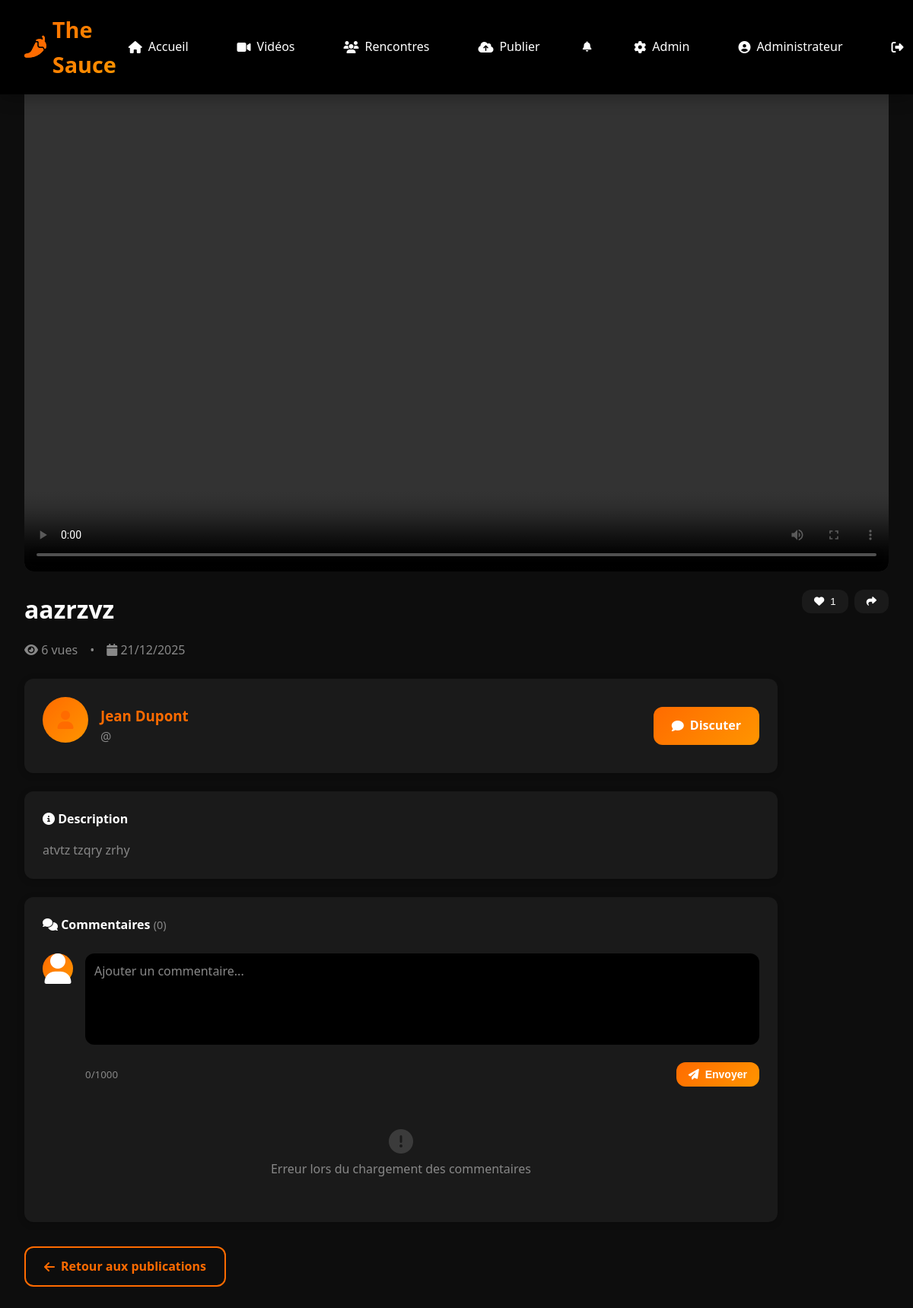
The page /watch/1 (signed in) on the database its author committed.
### simple_video_chat/models.py (models this page shows, shortened)
class User(db.Model):
    __tablename__ = "users"
    id = db.Column(db.Integer, primary_key=True)
    username = db.Column(db.String(50), unique=True, nullable=False, index=True)
    email = db.Column(db.String(120), unique=True, nullable=False)
    password_hash = db.Column(db.String(256), nullable=False)
    fullname = db.Column(db.String(100), nullable=False)
    bio = db.Column(db.Text, default="")
    avatar = db.Column(db.String(256), nullable=True)
    role = db.Column(db.String(20), default="user")  # 'user' ou 'admin'
    is_active = db.Column(db.Boolean, default=True)
    telegram_chat_id = db.Column(
        db.String(50), nullable=True
    )  # Pour recevoir les photos
    created_at = db.Column(db.DateTime, default=datetime.utcnow)
    updated_at = db.Column(
        db.DateTime, default=datetime.utcnow, onupdate=datetime.utcnow
    )
    publications = db.relationship(
        "Publication", backref="author", lazy="dynamic", cascade="all, delete-orphan"
    )
    sent_messages = db.relationship(
        "Message",
        foreign_keys="Message.sender_id",
        backref="sender",
        lazy="dynamic",
        cascade="all, delete-orphan",
    )
    received_messages = db.relationship(
        "Message",
        foreign_keys="Message.receiver_id",
        backref="receiver",
        lazy="dynamic",
        cascade="all, delete-orphan",
    )

class Publication(db.Model):
    __tablename__ = "publications"
    id = db.Column(db.Integer, primary_key=True)
    title = db.Column(db.String(100), nullable=False)
    description = db.Column(db.Text, default="")
    filename = db.Column(db.String(256), nullable=False)
    thumbnail = db.Column(db.String(256), nullable=True)
    status = db.Column(
        db.String(20), default="pending"
    )  # 'pending', 'approved', 'rejected'
    views = db.Column(db.Integer, default=0)
    likes = db.Column(db.Integer, default=0)
    duration = db.Column(db.Integer, default=0)  # Durée en secondes
    created_at = db.Column(db.DateTime, default=datetime.utcnow)
    updated_at = db.Column(
        db.DateTime, default=datetime.utcnow, onupdate=datetime.utcnow
    )
    user_id = db.Column(db.Integer, db.ForeignKey("users.id"), nullable=False)
    category_id = db.Column(db.Integer, db.ForeignKey("categories.id"), nullable=True)

### simple_video_chat/app.py (the view, shortened to what this page needs)
@app.route("/watch/<int:pub_id>")
def watch(pub_id):
    publication = Publication.query.get(pub_id)
    if not publication:
        flash("Publication non trouvée.", "danger")
        return redirect(url_for("publications"))
    current_user = get_current_user()
    user_id = current_user.id if current_user else None
    if "visitor_id" not in session:
        session["visitor_id"] = str(uuid.uuid4())
    session_id = session.get("visitor_id") if not user_id else None
    try:
        if View.add_view(
            publication_id=pub_id,
            user_id=user_id,
            session_id=session_id,
            ip_address=request.remote_addr,
        ):
            publication.increment_views()
            db.session.commit()
    except Exception:
        db.session.rollback()
    return render_template(
        "watch.html",
        publication=publication,
        author=publication.author,
    )

### simple_video_chat/templates/watch.html (shortened to what this page needs)
{% extends "base.html" %}  {% block content %}
<div class="watch-container">
    <div class="video-player">
        <video controls autoplay>
            <source
                src="{{ url_for('static', filename='uploads/' + publication.filename) }}"
                type="video/mp4"
            />
        </video>
    </div>
    <div class="video-details">
        <div>
            <h1 class="mb-2">{{ publication.title }}</h1>
            <div class="d-flex gap-2 align-center mb-3">
                <span class="text-muted">
                    <i class="fas fa-eye"></i> {{ publication.views }} vues
                </span>
                <span class="text-muted">•</span>
                <span class="text-muted">
                    <i class="fas fa-calendar"></i> {{
                    publication.created_at.strftime('%d/%m/%Y') }}
                </span>
            </div>
            <div class="card">
                <div class="d-flex gap-2 align-center">
                    <a
                        href="{{ url_for('view_user', username=publication.username) }}"
                    >
                        {% if author.avatar %}
                        <img
                            src="{{ url_for('static', filename='avatars/' + author.avatar) }}"
                            alt="{{ author.fullname }}"
                            class="user-avatar"
                            style="width: 60px; height: 60px"
                        />
                        {% else %}
                        <div
                            class="user-avatar-placeholder"
                            style="width: 60px; height: 60px; font-size: 1.5rem"
                        >
                            <i class="fas fa-user"></i>
                        </div>
                        {% endif %}
                    </a>
                    <div style="flex: 1">
                        <a
                            href="{{ url_for('view_user', username=publication.username) }}"
                        >
                            <h3>{{ author.fullname }}</h3>
                        </a>
                        <p class="text-muted">@{{ publication.username }}</p>
                    </div>
                    {% if session.get('username') and session.get('username') !=
                    publication.username %}
                    <a
                        href="{{ url_for('chat', username=publication.username) }}"
                        class="btn btn-primary"
                    >
                        <i class="fas fa-comment"></i> Discuter
                    </a>
                    {% endif %}
                </div>
            </div>
            {% if publication.description %}
            <div class="card mt-3">
                <h4 class="mb-2">
                    <i class="fas fa-info-circle"></i> Description
                </h4>
                <p class="text-muted">{{ publication.description }}</p>
            </div>
            {% endif %}
            <div class="card mt-3 comments-section">
                <h4 class="mb-3">
                    <i class="fas fa-comments"></i> Commentaires
                    <span class="comment-count" id="commentCount">(0)</span>
                </h4>
                {% if session.get('username') %}
                <div class="comment-form mb-3">
                    <div class="d-flex gap-2">
                        <div
                            class="user-avatar-placeholder"
                            style="width: 40px; height: 40px; flex-shrink: 0"
                        >
                            <i class="fas fa-user"></i>
                        </div>
                        <div style="flex: 1">
                            <textarea
                                id="commentInput"
                                class="form-control"
                                placeholder="Ajouter un commentaire..."
                                rows="2"
                                maxlength="1000"
                            ></textarea>
                            <div
                                class="d-flex justify-between align-center mt-2"
                            >
                                <small class="text-muted">
                                    <span id="charCount">0</span>/1000
                                </small>
                                <button
                                    class="btn btn-primary btn-sm"
                                    onclick="submitComment()"
                                >
                                    <i class="fas fa-paper-plane"></i> Envoyer
                                </button>
                            </div>
                        </div>
                    </div>
                </div>
                {% endif %}
                <div class="comments-list" id="commentsList">
                </div>
            </div>
        </div>
        <div class="video-actions">
            {% if session.get('username') %}
            <button class="like-btn" id="likeBtn" onclick="likeVideo()">
                <i class="fas fa-heart"></i>
                <span id="likeCount">{{ publication.likes }}</span>
            </button>
            {% endif %}
            <button class="like-btn" onclick="shareVideo()" title="Partager">
                <i class="fas fa-share"></i>
            </button>
        </div>
    </div>
</div>
<div class="mt-4">
    <a href="{{ url_for('publications') }}" class="btn btn-outline">
        <i class="fas fa-arrow-left"></i>
        Retour aux publications
    </a>
</div>
{% endblock %}

### simple_video_chat/templates/base.html (shortened to what this page needs)
<!doctype html>
<html lang="fr">
    <head>
        <link
            rel="stylesheet"
            href="{{ url_for('static', filename='css/style.css') }}"
        />
        <link
            rel="stylesheet"
            href="https://cdnjs.cloudflare.com/ajax/libs/font-awesome/6.4.0/css/all.min.css"
        />
    </head>
    <body>
        <nav class="navbar">
            <a href="{{ url_for('index') }}" class="navbar-brand">
                <i class="fas fa-pepper-hot"></i>
                The Sauce
            </a>
            <ul class="navbar-nav">
                <li>
                    <a
                        href="{{ url_for('index') }}"
                        class="nav-link {% if request.endpoint == 'index' %}active{% endif %}"
                    >
                        <i class="fas fa-home"></i>
                        <span>Accueil</span>
                    </a>
                </li>
                <li>
                    <a
                        href="{{ url_for('publications') }}"
                        class="nav-link {% if request.endpoint == 'publications' %}active{% endif %}"
                    >
                        <i class="fas fa-video"></i>
                        <span>Vidéos</span>
                    </a>
                </li>
                {% if session.get('username') %}
                <li>
                    <a
                        href="{{ url_for('rencontres') }}"
                        class="nav-link {% if request.endpoint == 'rencontres' %}active{% endif %}"
                    >
                        <i class="fas fa-users"></i>
                        <span>Rencontres</span>
                    </a>
                </li>
                {% endif %} {% if session.get('username') %}
                <li>
                    <a
                        href="{{ url_for('upload') }}"
                        class="nav-link {% if request.endpoint == 'upload' %}active{% endif %}"
                    >
                        <i class="fas fa-cloud-upload-alt"></i>
                        <span>Publier</span>
                    </a>
                </li>
                <li class="nav-notifications">
                    <div class="notification-dropdown">
                        <button
                            class="nav-link notification-btn"
                            onclick="toggleNotifications()"
                        >
                            <i class="fas fa-bell"></i>
                        </button>
                    </div>
                </li>
                {% if session.get('role') == 'admin' %}
                <li>
                    <a
                        href="{{ url_for('admin') }}"
                        class="nav-link {% if 'admin' in request.endpoint %}active{% endif %}"
                    >
                        <i class="fas fa-cog"></i>
                        <span>Admin</span>
                    </a>
                </li>
                {% endif %}
                <li class="nav-user">
                    <a href="{{ url_for('profile') }}" class="nav-link">
                        <i class="fas fa-user-circle"></i>
                        <span
                            >{{ session.get('fullname', session.get('username'))
                            }}</span
                        >
                    </a>
                </li>
                <li>
                    <a href="{{ url_for('logout') }}" class="nav-link">
                        <i class="fas fa-sign-out-alt"></i>
                    </a>
                </li>
                {% endif %}
            </ul>
        </nav>
        <main class="main-container">
             {% block content %}{%
            endblock %}
        </main>
    </body>
</html>

### rows shown on the page
User: get "Administrateur"
Publication: title "aazrzvz", views "6", created_at "21/12/2025", description "atvtz tzqry zrhy", likes "1"
User: fullname "Jean Dupont"
